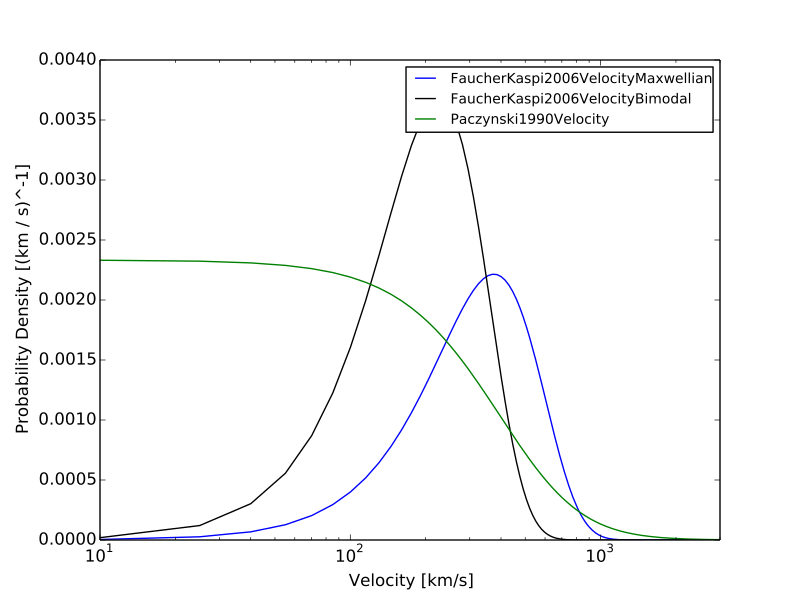

This figure's Python source:
import matplotlib.pyplot as plt
import numpy as np
from gammapy.astro.population import velocity_distributions
from gammapy.utils.distributions import normalize

v_min, v_max = 10, 3000  # km / s
v = np.linspace(v_min, v_max, 200)
colors = ['b', 'k', 'g']

for color, key in zip(colors, velocity_distributions.keys()):
    model = velocity_distributions[key]()
    label = model.__class__.__name__
    plt.plot(v, normalize(model, v_min, v_max)(v), color=color, linestyle='-', label=label)

plt.xlim(v_min, v_max)
plt.ylim(0, 0.004)
plt.xlabel('Velocity [km/s]')
plt.ylabel('Probability Density [(km / s)^-1]')
plt.semilogx()
plt.legend(prop={'size': 10})
plt.show()
